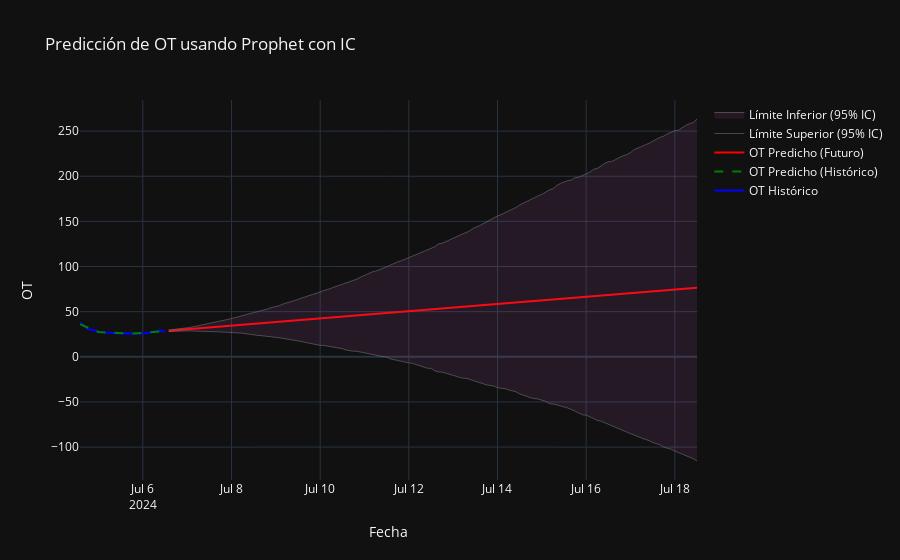

Notebook source saved alongside this figure:
### Code cell
import numpy as np
import pandas as pd
from prophet import Prophet
from sklearn.metrics import mean_squared_error, mean_absolute_error
from math import sqrt
import plotly.graph_objects as go
from datetime import datetime

# Cargar datos
data = pd.read_csv("https://huggingface.co/datasets/pkr7098/time-series-forecasting-datasets/resolve/main/ETTh2.csv")
data['date'] = pd.to_datetime(data['date'])
data = data.head(168)  # Limitamos a 168 filas originales
data.set_index('date', inplace=True)
data_2h = data.resample('2H').mean()
ot_data = data_2h[['OT']].dropna()

# Crear un nuevo índice de fechas comenzando el 04/07/2024 a las 14:00
start_date = pd.Timestamp('2024-07-04 14:00:00')
new_dates = pd.date_range(start=start_date, periods=len(ot_data), freq='2H')
ot_data.index = new_dates

# Preparar datos para Prophet (requiere columnas 'ds' y 'y')
ot_data_prophet = ot_data.reset_index()
ot_data_prophet.columns = ['ds', 'y']

# Tomar los primeros 24 puntos como datos históricos (48 horas)
train_size = 24
train = ot_data_prophet.iloc[:train_size]

# Entrenar el modelo de Prophet
model = Prophet()
model.fit(train)

# Pronosticar desde el final de los datos históricos (24 puntos) hasta completar el resto
future_periods = len(ot_data_prophet) - train_size + 84  # Resto de datos + 1 semana (84 puntos)
future = model.make_future_dataframe(periods=future_periods, freq='2H')
forecast = model.predict(future)

# Filtrar las predicciones: datos históricos (train) y pronóstico futuro
forecast_historical = forecast.iloc[:train_size]  # Predicciones sobre datos históricos
forecast_future = forecast.iloc[train_size:]      # Pronóstico futuro

# Calcular métricas de error para Prophet en el conjunto de datos no entrenados
test = ot_data_prophet.iloc[train_size:]
forecast_test = forecast.iloc[train_size:train_size + len(test)]
rmse_prophet = sqrt(mean_squared_error(test['y'], forecast_test['yhat']))
mae_prophet = mean_absolute_error(test['y'], forecast_test['yhat'])

# Calcular pronóstico Naive (último valor histórico repetido)
naive_forecast = np.full(len(test), train['y'].iloc[-1])
rmse_naive = sqrt(mean_squared_error(test['y'], naive_forecast))
mae_naive = mean_absolute_error(test['y'], naive_forecast)

# Filtrar el pronóstico de una semana desde el final de los datos originales
forecast_1week = forecast.iloc[-84:]
forecast_df = forecast_1week[['ds', 'yhat']].rename(columns={'ds': 'Fecha', 'yhat': 'OT_Predicho_Prophet'}).set_index('Fecha')

# --- Visualización con Plotly ---
fig = go.Figure()

# Datos históricos (24 puntos desde 04/07 14:00)
fig.add_trace(go.Scatter(
    x=train['ds'],
    y=train['y'],
    mode='lines',
    name='OT Histórico',
    line=dict(color='blue')
))

# Predicciones sobre datos históricos
fig.add_trace(go.Scatter(
    x=forecast_historical['ds'],
    y=forecast_historical['yhat'],
    mode='lines',
    name='OT Predicho (Histórico)',
    line=dict(color='green', dash='dash')
))

# Pronóstico futuro (resto + 1 semana)
fig.add_trace(go.Scatter(
    x=forecast_future['ds'],
    y=forecast_future['yhat'],
    mode='lines',
    name='OT Predicho (Futuro)',
    line=dict(color='red')
))

# Intervalos de confianza (95%) para el pronóstico futuro
fig.add_trace(go.Scatter(
    x=forecast_future['ds'],
    y=forecast_future['yhat_upper'],
    mode='lines',
    name='Límite Superior (95% IC)',
    line=dict(color='gray', width=0.5)
))

fig.add_trace(go.Scatter(
    x=forecast_future['ds'],
    y=forecast_future['yhat_lower'],
    mode='lines',
    name='Límite Inferior (95% IC)',
    line=dict(color='gray', width=0.5),
    fill='tonexty',  # Rellena el área entre los límites
    fillcolor='rgba(200, 100, 200, 0.1)'  # Color del relleno con transparencia
))



# Personalizar la gráfica
fig.update_layout(
    title='Predicción de OT usando Prophet con IC',
    xaxis_title='Fecha',
    yaxis_title='OT',
    hovermode='x unified',
    template="plotly_dark",
    showlegend=True
)

# Mostrar la gráfica
fig.show()

# Mostrar los pronósticos de la próxima semana
print("\n--- Pronósticos Prophet para OT (1 semana) ---")
print(forecast_df)

# Comparar métricas
print("\n--- Métricas de error en datos no entrenados ---")
print(f"Prophet RMSE: {rmse_prophet}")
print(f"Prophet MAE: {mae_prophet}")
print(f"Naive RMSE: {rmse_naive}")
print(f"Naive MAE: {mae_naive}")

### Figure 1 — Plotly figure (JSON) as saved in the notebook; plotly's stock layout.template omitted (floating-point values rounded to 4 significant figures; data arrays with more than 128 entries replaced by an {"elided": "..."} marker saying what was removed)
{"data": [{"line": {"color": "blue"}, "mode": "lines", "name": "OT Histórico", "type": "scatter", "x": ["2024-07-04T14:00:00", "2024-07-04T16:00:00", "2024-07-04T18:00:00", "2024-07-04T20:00:00", "2024-07-04T22:00:00", "2024-07-05T00:00:00", "2024-07-05T02:00:00", "2024-07-05T04:00:00", "2024-07-05T06:00:00", "2024-07-05T08:00:00", "2024-07-05T10:00:00", "2024-07-05T12:00:00", "2024-07-05T14:00:00", "2024-07-05T16:00:00", "2024-07-05T18:00:00", "2024-07-05T20:00:00", "2024-07-05T22:00:00", "2024-07-06T00:00:00", "2024-07-06T02:00:00", "2024-07-06T04:00:00", "2024-07-06T06:00:00", "2024-07-06T08:00:00", "2024-07-06T10:00:00", "2024-07-06T12:00:00"], "y": [37.89, 35.04, 31.19, 29.98, 29.43, 27.46, 26.91, 26.8, 26.69, 26.36, 25.92, 25.92, 26.14, 25.92, 25.81, 25.92, 25.59, 25.92, 26.25, 27.02, 27.9, 28.66, 29.43, 27.57]}, {"line": {"color": "green", "dash": "dash"}, "mode": "lines", "name": "OT Predicho (Histórico)", "type": "scatter", "x": ["2024-07-04T14:00:00", "2024-07-04T16:00:00", "2024-07-04T18:00:00", "2024-07-04T20:00:00", "2024-07-04T22:00:00", "2024-07-05T00:00:00", "2024-07-05T02:00:00", "2024-07-05T04:00:00", "2024-07-05T06:00:00", "2024-07-05T08:00:00", "2024-07-05T10:00:00", "2024-07-05T12:00:00", "2024-07-05T14:00:00", "2024-07-05T16:00:00", "2024-07-05T18:00:00", "2024-07-05T20:00:00", "2024-07-05T22:00:00", "2024-07-06T00:00:00", "2024-07-06T02:00:00", "2024-07-06T04:00:00", "2024-07-06T06:00:00", "2024-07-06T08:00:00", "2024-07-06T10:00:00", "2024-07-06T12:00:00"], "y": [36.08, 34.36, 32.65, 30.94, 29.22, 27.51, 27.2, 26.9, 26.59, 26.29, 25.99, 25.96, 25.94, 25.92, 25.89, 25.92, 26.12, 26.46, 26.79, 27.12, 27.46, 27.79, 28.13, 28.46]}, {"line": {"color": "red"}, "mode": "lines", "name": "OT Predicho (Futuro)", "type": "scatter", "x": {"elided": "144 str values"}, "y": {"elided": "144 float values"}}, {"line": {"color": "gray", "width": 0.5}, "mode": "lines", "name": "Límite Superior (95% IC)", "type": "scatter", "x": {"elided": "144 str values"}, "y": {"elided": "144 float values"}}, {"fill": "tonexty", "fillcolor": "rgba(200, 100, 200, 0.1)", "line": {"color": "gray", "width": 0.5}, "mode": "lines", "name": "Límite Inferior (95% IC)", "type": "scatter", "x": {"elided": "144 str values"}, "y": {"elided": "144 float values"}}], "layout": {"hovermode": "x unified", "showlegend": true, "title": {"text": "Predicción de OT usando Prophet con IC"}, "xaxis": {"title": {"text": "Fecha"}}, "yaxis": {"title": {"text": "OT"}}}}
